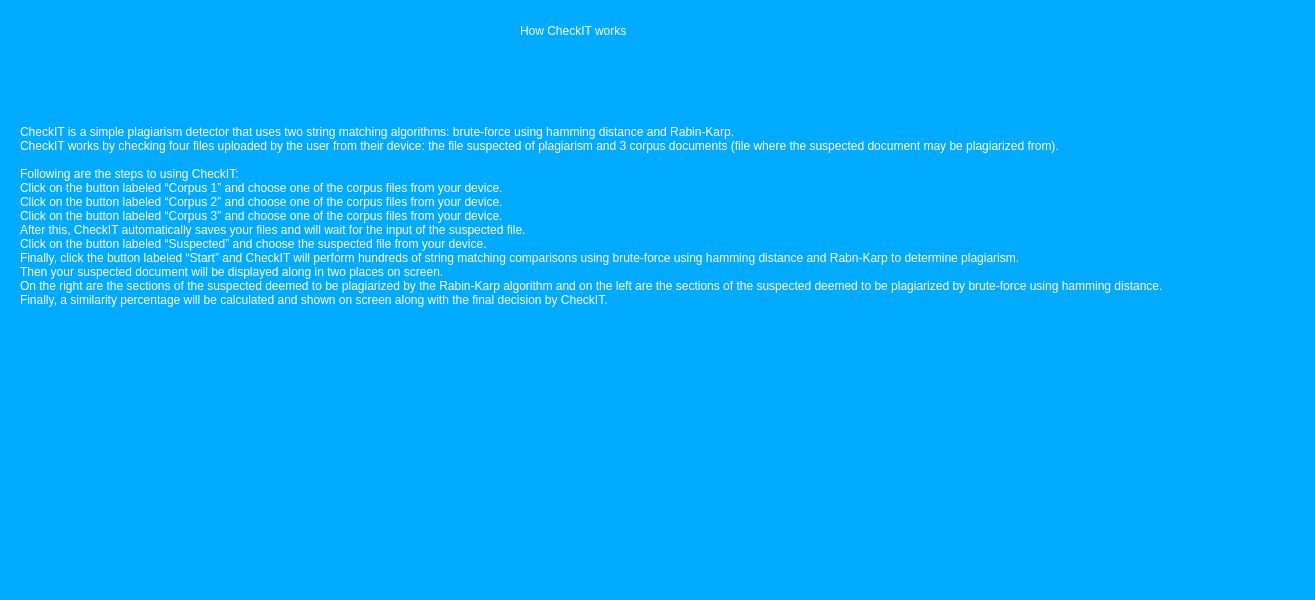
<?xml version="1.0" encoding="UTF-8"?>
<ui version="4.0">
 <class>Help</class>
 <widget class="QMainWindow" name="Help">
  <property name="geometry">
   <rect>
    <x>0</x>
    <y>0</y>
    <width>1315</width>
    <height>600</height>
   </rect>
  </property>
  <property name="windowTitle">
   <string>MainWindow</string>
  </property>
  <property name="styleSheet">
   <string notr="true">background-color: rgb(0, 170, 255);</string>
  </property>
  <widget class="QWidget" name="centralwidget">
   <widget class="QLabel" name="label">
    <property name="geometry">
     <rect>
      <x>520</x>
      <y>-10</y>
      <width>371</width>
      <height>81</height>
     </rect>
    </property>
    <property name="styleSheet">
     <string notr="true">color: rgb(255, 255, 255);
font: 26pt &quot;Times New Roman&quot;;</string>
    </property>
    <property name="text">
     <string>How CheckIT works</string>
    </property>
   </widget>
   <widget class="QLabel" name="label_2">
    <property name="geometry">
     <rect>
      <x>20</x>
      <y>60</y>
      <width>1631</width>
      <height>311</height>
     </rect>
    </property>
    <property name="styleSheet">
     <string notr="true">color: rgb(255, 255, 255);
font: 8pt &quot;Segoe UI&quot;;
</string>
    </property>
    <property name="text">
     <string>CheckIT is a simple plagiarism detector that uses two string matching algorithms: brute-force using hamming distance and Rabin-Karp. 
CheckIT works by checking four files uploaded by the user from their device: the file suspected of plagiarism and 3 corpus documents (file where the suspected document may be plagiarized from). 

Following are the steps to using CheckIT:
Click on the button labeled “Corpus 1” and choose one of the corpus files from your device. 
Click on the button labeled “Corpus 2” and choose one of the corpus files from your device. 
Click on the button labeled “Corpus 3” and choose one of the corpus files from your device. 
After this, CheckIT automatically saves your files and will wait for the input of the suspected file.
Click on the button labeled “Suspected” and choose the suspected file from your device. 
Finally, click the button labeled “Start” and CheckIT will perform hundreds of string matching comparisons using brute-force using hamming distance and Rabn-Karp to determine plagiarism. 
Then your suspected document will be displayed along in two places on screen.
On the right are the sections of the suspected deemed to be plagiarized by the Rabin-Karp algorithm and on the left are the sections of the suspected deemed to be plagiarized by brute-force using hamming distance.
Finally, a similarity percentage will be calculated and shown on screen along with the final decision by CheckIT.</string>
    </property>
   </widget>
  </widget>
  <widget class="QMenuBar" name="menubar">
   <property name="geometry">
    <rect>
     <x>0</x>
     <y>0</y>
     <width>1315</width>
     <height>26</height>
    </rect>
   </property>
  </widget>
  <widget class="QStatusBar" name="statusbar"/>
 </widget>
 <resources/>
 <connections/>
</ui>
